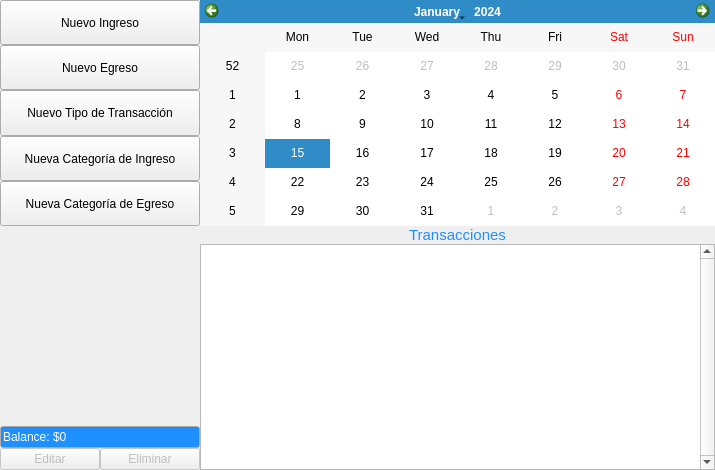
<?xml version="1.0" encoding="UTF-8"?>
<ui version="4.0">
 <class>VistaPrincipal</class>
 <widget class="QMainWindow" name="VistaPrincipal">
  <property name="geometry">
   <rect>
    <x>0</x>
    <y>0</y>
    <width>715</width>
    <height>470</height>
   </rect>
  </property>
  <property name="minimumSize">
   <size>
    <width>715</width>
    <height>470</height>
   </size>
  </property>
  <property name="maximumSize">
   <size>
    <width>715</width>
    <height>470</height>
   </size>
  </property>
  <property name="windowTitle">
   <string>Controlador de Finanzas</string>
  </property>
  <widget class="QWidget" name="main_layout">
   <layout class="QVBoxLayout" name="verticalLayout">
    <property name="spacing">
     <number>0</number>
    </property>
    <property name="leftMargin">
     <number>0</number>
    </property>
    <property name="topMargin">
     <number>0</number>
    </property>
    <property name="rightMargin">
     <number>0</number>
    </property>
    <property name="bottomMargin">
     <number>0</number>
    </property>
    <item>
     <layout class="QHBoxLayout" name="central_layout">
      <property name="spacing">
       <number>0</number>
      </property>
      <item>
       <layout class="QVBoxLayout" name="button_layout">
        <property name="spacing">
         <number>0</number>
        </property>
        <item>
         <widget class="QPushButton" name="button_ingreso">
          <property name="sizePolicy">
           <sizepolicy hsizetype="Minimum" vsizetype="Expanding">
            <horstretch>0</horstretch>
            <verstretch>0</verstretch>
           </sizepolicy>
          </property>
          <property name="text">
           <string>Nuevo Ingreso</string>
          </property>
         </widget>
        </item>
        <item>
         <widget class="QPushButton" name="button_egreso">
          <property name="sizePolicy">
           <sizepolicy hsizetype="Minimum" vsizetype="Expanding">
            <horstretch>0</horstretch>
            <verstretch>0</verstretch>
           </sizepolicy>
          </property>
          <property name="text">
           <string>Nuevo Egreso</string>
          </property>
         </widget>
        </item>
        <item>
         <widget class="QPushButton" name="button_tipo_transaccion">
          <property name="sizePolicy">
           <sizepolicy hsizetype="Minimum" vsizetype="Expanding">
            <horstretch>0</horstretch>
            <verstretch>0</verstretch>
           </sizepolicy>
          </property>
          <property name="text">
           <string>Nuevo Tipo de Transacción</string>
          </property>
         </widget>
        </item>
        <item>
         <widget class="QPushButton" name="button_categoria_ingreso">
          <property name="sizePolicy">
           <sizepolicy hsizetype="Minimum" vsizetype="Expanding">
            <horstretch>0</horstretch>
            <verstretch>0</verstretch>
           </sizepolicy>
          </property>
          <property name="text">
           <string>Nueva Categoría de Ingreso</string>
          </property>
         </widget>
        </item>
        <item>
         <widget class="QPushButton" name="button_categoria_egreso">
          <property name="sizePolicy">
           <sizepolicy hsizetype="Minimum" vsizetype="Expanding">
            <horstretch>0</horstretch>
            <verstretch>0</verstretch>
           </sizepolicy>
          </property>
          <property name="text">
           <string>Nueva Categoría de Egreso</string>
          </property>
         </widget>
        </item>
        <item>
         <spacer name="verticalSpacer">
          <property name="orientation">
           <enum>Qt::Vertical</enum>
          </property>
          <property name="sizeType">
           <enum>QSizePolicy::Expanding</enum>
          </property>
          <property name="sizeHint" stdset="0">
           <size>
            <width>200</width>
            <height>200</height>
           </size>
          </property>
         </spacer>
        </item>
        <item>
         <widget class="QLineEdit" name="line_balance">
          <property name="sizePolicy">
           <sizepolicy hsizetype="Minimum" vsizetype="Fixed">
            <horstretch>0</horstretch>
            <verstretch>0</verstretch>
           </sizepolicy>
          </property>
          <property name="palette">
           <palette>
            <active>
             <colorrole role="WindowText">
              <brush brushstyle="SolidPattern">
               <color alpha="255">
                <red>255</red>
                <green>255</green>
                <blue>255</blue>
               </color>
              </brush>
             </colorrole>
             <colorrole role="Text">
              <brush brushstyle="SolidPattern">
               <color alpha="255">
                <red>255</red>
                <green>255</green>
                <blue>255</blue>
               </color>
              </brush>
             </colorrole>
             <colorrole role="Base">
              <brush brushstyle="SolidPattern">
               <color alpha="255">
                <red>30</red>
                <green>144</green>
                <blue>255</blue>
               </color>
              </brush>
             </colorrole>
             <colorrole role="PlaceholderText">
              <brush brushstyle="SolidPattern">
               <color alpha="128">
                <red>255</red>
                <green>255</green>
                <blue>255</blue>
               </color>
              </brush>
             </colorrole>
            </active>
            <inactive>
             <colorrole role="WindowText">
              <brush brushstyle="SolidPattern">
               <color alpha="255">
                <red>255</red>
                <green>255</green>
                <blue>255</blue>
               </color>
              </brush>
             </colorrole>
             <colorrole role="Text">
              <brush brushstyle="SolidPattern">
               <color alpha="255">
                <red>255</red>
                <green>255</green>
                <blue>255</blue>
               </color>
              </brush>
             </colorrole>
             <colorrole role="Base">
              <brush brushstyle="SolidPattern">
               <color alpha="255">
                <red>30</red>
                <green>144</green>
                <blue>255</blue>
               </color>
              </brush>
             </colorrole>
             <colorrole role="PlaceholderText">
              <brush brushstyle="SolidPattern">
               <color alpha="128">
                <red>255</red>
                <green>255</green>
                <blue>255</blue>
               </color>
              </brush>
             </colorrole>
            </inactive>
            <disabled>
             <colorrole role="WindowText">
              <brush brushstyle="SolidPattern">
               <color alpha="255">
                <red>190</red>
                <green>190</green>
                <blue>190</blue>
               </color>
              </brush>
             </colorrole>
             <colorrole role="Text">
              <brush brushstyle="SolidPattern">
               <color alpha="255">
                <red>190</red>
                <green>190</green>
                <blue>190</blue>
               </color>
              </brush>
             </colorrole>
             <colorrole role="Base">
              <brush brushstyle="SolidPattern">
               <color alpha="255">
                <red>239</red>
                <green>239</green>
                <blue>239</blue>
               </color>
              </brush>
             </colorrole>
             <colorrole role="PlaceholderText">
              <brush brushstyle="SolidPattern">
               <color alpha="128">
                <red>0</red>
                <green>0</green>
                <blue>0</blue>
               </color>
              </brush>
             </colorrole>
            </disabled>
           </palette>
          </property>
          <property name="text">
           <string>Balance: $0</string>
          </property>
          <property name="readOnly">
           <bool>true</bool>
          </property>
         </widget>
        </item>
        <item>
         <layout class="QHBoxLayout" name="opcion_layout">
          <property name="spacing">
           <number>0</number>
          </property>
          <item>
           <widget class="QPushButton" name="button_editar">
            <property name="enabled">
             <bool>false</bool>
            </property>
            <property name="text">
             <string>Editar</string>
            </property>
           </widget>
          </item>
          <item>
           <widget class="QPushButton" name="button_eliminar">
            <property name="enabled">
             <bool>false</bool>
            </property>
            <property name="text">
             <string>Eliminar</string>
            </property>
           </widget>
          </item>
         </layout>
        </item>
       </layout>
      </item>
      <item>
       <layout class="QVBoxLayout" name="calendar_layout">
        <property name="spacing">
         <number>0</number>
        </property>
        <item>
         <widget class="QCalendarWidget" name="calendario">
          <property name="cursor">
           <cursorShape>PointingHandCursor</cursorShape>
          </property>
         </widget>
        </item>
        <item>
         <widget class="QLabel" name="label_transaccion">
          <property name="font">
           <font>
            <pointsize>11</pointsize>
           </font>
          </property>
          <property name="styleSheet">
           <string notr="true">color: #1E90FF</string>
          </property>
          <property name="text">
           <string>Transacciones</string>
          </property>
          <property name="alignment">
           <set>Qt::AlignCenter</set>
          </property>
         </widget>
        </item>
        <item>
         <widget class="QTableView" name="table_transaccion">
          <property name="verticalScrollBarPolicy">
           <enum>Qt::ScrollBarAlwaysOn</enum>
          </property>
          <property name="selectionMode">
           <enum>QAbstractItemView::SingleSelection</enum>
          </property>
          <property name="selectionBehavior">
           <enum>QAbstractItemView::SelectRows</enum>
          </property>
         </widget>
        </item>
       </layout>
      </item>
     </layout>
    </item>
   </layout>
  </widget>
 </widget>
 <resources/>
 <connections>
  <connection>
   <sender>button_ingreso</sender>
   <signal>clicked()</signal>
   <receiver>VistaPrincipal</receiver>
   <slot>on_boton_agregar_ingreso()</slot>
   <hints>
    <hint type="sourcelabel">
     <x>101</x>
     <y>23</y>
    </hint>
    <hint type="destinationlabel">
     <x>274</x>
     <y>234</y>
    </hint>
   </hints>
  </connection>
  <connection>
   <sender>button_egreso</sender>
   <signal>clicked()</signal>
   <receiver>VistaPrincipal</receiver>
   <slot>on_boton_agregar_egreso()</slot>
   <hints>
    <hint type="sourcelabel">
     <x>101</x>
     <y>67</y>
    </hint>
    <hint type="destinationlabel">
     <x>274</x>
     <y>234</y>
    </hint>
   </hints>
  </connection>
  <connection>
   <sender>button_tipo_transaccion</sender>
   <signal>clicked()</signal>
   <receiver>VistaPrincipal</receiver>
   <slot>on_boton_agregar_tipo_transaccion()</slot>
   <hints>
    <hint type="sourcelabel">
     <x>101</x>
     <y>111</y>
    </hint>
    <hint type="destinationlabel">
     <x>274</x>
     <y>234</y>
    </hint>
   </hints>
  </connection>
  <connection>
   <sender>button_categoria_ingreso</sender>
   <signal>clicked()</signal>
   <receiver>VistaPrincipal</receiver>
   <slot>on_boton_agregar_categoria_ingreso()</slot>
   <hints>
    <hint type="sourcelabel">
     <x>101</x>
     <y>155</y>
    </hint>
    <hint type="destinationlabel">
     <x>274</x>
     <y>234</y>
    </hint>
   </hints>
  </connection>
  <connection>
   <sender>button_categoria_egreso</sender>
   <signal>clicked()</signal>
   <receiver>VistaPrincipal</receiver>
   <slot>on_boton_agregar_categoria_egreso()</slot>
   <hints>
    <hint type="sourcelabel">
     <x>101</x>
     <y>199</y>
    </hint>
    <hint type="destinationlabel">
     <x>274</x>
     <y>234</y>
    </hint>
   </hints>
  </connection>
  <connection>
   <sender>calendario</sender>
   <signal>clicked(QDate)</signal>
   <receiver>VistaPrincipal</receiver>
   <slot>on_click_calendario()</slot>
   <hints>
    <hint type="sourcelabel">
     <x>375</x>
     <y>113</y>
    </hint>
    <hint type="destinationlabel">
     <x>274</x>
     <y>234</y>
    </hint>
   </hints>
  </connection>
 </connections>
 <slots>
  <slot>on_boton_agregar_ingreso()</slot>
  <slot>on_boton_agregar_egreso()</slot>
  <slot>on_boton_agregar_tipo_transaccion()</slot>
  <slot>on_boton_agregar_categoria_ingreso()</slot>
  <slot>on_boton_agregar_categoria_egreso()</slot>
  <slot>on_click_calendario()</slot>
 </slots>
</ui>
